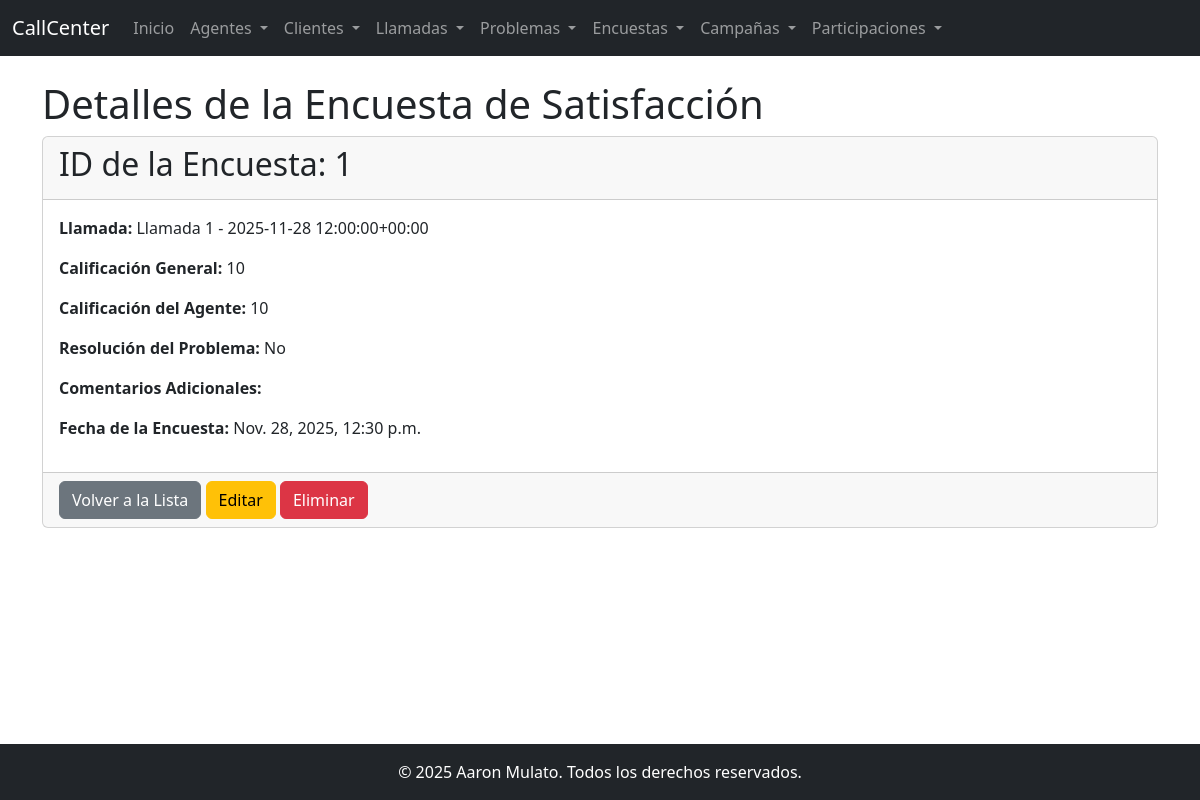
The app's page /encuestas/1/ with its own data.
### app_callcenter/models.py (models this page shows, shortened)
class EncuestaSatisfaccion(models.Model):
    id_llamada = models.ForeignKey(Llamada, on_delete=models.SET_NULL, null=True, blank=True)
    fecha_encuesta = models.DateTimeField(null=True, blank=True)
    calificacion_general = models.IntegerField(null=True, blank=True)
    calificacion_agente = models.IntegerField(null=True, blank=True)
    comentarios = models.TextField(null=True, blank=True)
    fecha_envio_encuesta = models.DateTimeField(null=True, blank=True)
    fue_completada = models.BooleanField(null=True, blank=True)

class Llamada(models.Model):
    id_cliente = models.ForeignKey(ClienteCallCenter, on_delete=models.SET_NULL, null=True, blank=True)
    id_agente = models.ForeignKey(AgenteCallCenter, on_delete=models.SET_NULL, null=True, blank=True)
    fecha_hora_inicio = models.DateTimeField(null=True, blank=True)
    fecha_hora_fin = models.DateTimeField(null=True, blank=True)
    duracion_segundos = models.IntegerField(null=True, blank=True)
    tipo_llamada = models.CharField(max_length=50, null=True, blank=True)
    resultado_llamada = models.CharField(max_length=50, null=True, blank=True)
    grabacion_url = models.CharField(max_length=255, null=True, blank=True)
    motivo_llamada = models.TextField(null=True, blank=True)
    calificacion_cliente = models.IntegerField(null=True, blank=True)
    def __str__(self):
        return f"Llamada {self.id} - {self.fecha_hora_inicio}"

### app_callcenter/views.py (the view)
# urls.py: path("encuestas/<int:pk>/", EncuestaSatisfaccionDetailView.as_view(), name="encuesta-detail"),
class EncuestaSatisfaccionDetailView(DetailView):
    model = EncuestaSatisfaccion
    template_name = "app_callcenter/encuestasatisfaccion_detail.html"
    context_object_name = "encuesta"

### app_callcenter/templates/app_callcenter/encuestasatisfaccion_detail.html (shortened to what this page needs)
{% extends "app_callcenter/base.html" %}
{% block content %}
  <h1>Detalles de la Encuesta de Satisfacción</h1>
  <div class="card">
    <div class="card-header">
      <h2>ID de la Encuesta: {{ encuesta.id }}</h2>
    </div>
    <div class="card-body">
      <p><strong>Llamada:</strong> {{ encuesta.id_llamada }}</p>
      <p><strong>Calificación General:</strong> {{ encuesta.calificacion_general }}</p>
      <p><strong>Calificación del Agente:</strong> {{ encuesta.calificacion_agente }}</p>
      <p><strong>Resolución del Problema:</strong> {{ encuesta.resolucion_problema|yesno:"Sí,No" }}</p>
      <p><strong>Comentarios Adicionales:</strong> {{ encuesta.comentarios_adicionales }}</p>
      <p><strong>Fecha de la Encuesta:</strong> {{ encuesta.fecha_encuesta }}</p>
    </div>
    <div class="card-footer">
        <a href="{% url 'app_callcenter:encuesta-list' %}" class="btn btn-secondary">Volver a la Lista</a>
        <a href="{% url 'app_callcenter:encuesta-update' encuesta.pk %}" class="btn btn-warning">Editar</a>
        <a href="{% url 'app_callcenter:encuesta-delete' encuesta.pk %}" class="btn btn-danger">Eliminar</a>
    </div>
  </div>
{% endblock %}

### records on screen
EncuestaSatisfaccion: id "1", id_llamada "Llamada 1 - 2025-11-28 12:00:00+00:00", calificacion_general "10", calificacion_agente "10", fecha_encuesta "Nov. 28, 2025, 12:30 p.m."

### other values on screen
{{ encuesta.resolucion_problema|yesno:"Sí,No" }} "No"
